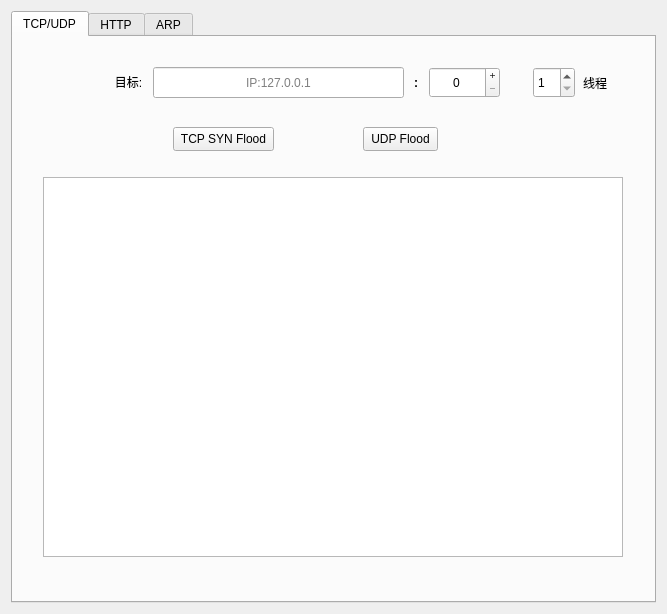
<?xml version="1.0" encoding="UTF-8"?>
<ui version="4.0">
 <class>Form</class>
 <widget class="QWidget" name="Form">
  <property name="enabled">
   <bool>true</bool>
  </property>
  <property name="geometry">
   <rect>
    <x>0</x>
    <y>0</y>
    <width>667</width>
    <height>614</height>
   </rect>
  </property>
  <property name="sizePolicy">
   <sizepolicy hsizetype="Preferred" vsizetype="Preferred">
    <horstretch>0</horstretch>
    <verstretch>0</verstretch>
   </sizepolicy>
  </property>
  <property name="mouseTracking">
   <bool>false</bool>
  </property>
  <property name="tabletTracking">
   <bool>false</bool>
  </property>
  <property name="focusPolicy">
   <enum>Qt::NoFocus</enum>
  </property>
  <property name="acceptDrops">
   <bool>false</bool>
  </property>
  <property name="windowTitle">
   <string>课设</string>
  </property>
  <property name="windowIcon">
   <iconset theme="applications-system"/>
  </property>
  <property name="autoFillBackground">
   <bool>false</bool>
  </property>
  <layout class="QVBoxLayout" name="verticalLayout">
   <item>
    <widget class="QTabWidget" name="tabWidget">
     <property name="sizePolicy">
      <sizepolicy hsizetype="Expanding" vsizetype="Expanding">
       <horstretch>0</horstretch>
       <verstretch>0</verstretch>
      </sizepolicy>
     </property>
     <property name="tabletTracking">
      <bool>false</bool>
     </property>
     <property name="toolTipDuration">
      <number>-1</number>
     </property>
     <property name="currentIndex">
      <number>0</number>
     </property>
     <property name="documentMode">
      <bool>false</bool>
     </property>
     <property name="tabsClosable">
      <bool>false</bool>
     </property>
     <property name="movable">
      <bool>true</bool>
     </property>
     <widget class="QWidget" name="tab">
      <property name="sizePolicy">
       <sizepolicy hsizetype="Expanding" vsizetype="Expanding">
        <horstretch>0</horstretch>
        <verstretch>0</verstretch>
       </sizepolicy>
      </property>
      <attribute name="title">
       <string>TCP/UDP</string>
      </attribute>
      <widget class="QLineEdit" name="lineEdit">
       <property name="geometry">
        <rect>
         <x>140</x>
         <y>30</y>
         <width>251</width>
         <height>31</height>
        </rect>
       </property>
       <property name="inputMask">
        <string/>
       </property>
       <property name="text">
        <string/>
       </property>
       <property name="alignment">
        <set>Qt::AlignCenter</set>
       </property>
       <property name="placeholderText">
        <string>IP:127.0.0.1</string>
       </property>
      </widget>
      <widget class="QLabel" name="label">
       <property name="geometry">
        <rect>
         <x>90</x>
         <y>30</y>
         <width>51</width>
         <height>31</height>
        </rect>
       </property>
       <property name="sizePolicy">
        <sizepolicy hsizetype="Expanding" vsizetype="Expanding">
         <horstretch>0</horstretch>
         <verstretch>0</verstretch>
        </sizepolicy>
       </property>
       <property name="font">
        <font>
         <bold>false</bold>
        </font>
       </property>
       <property name="focusPolicy">
        <enum>Qt::TabFocus</enum>
       </property>
       <property name="text">
        <string>目标:</string>
       </property>
       <property name="alignment">
        <set>Qt::AlignCenter</set>
       </property>
       <property name="wordWrap">
        <bool>false</bool>
       </property>
       <property name="margin">
        <number>0</number>
       </property>
       <property name="indent">
        <number>-1</number>
       </property>
      </widget>
      <widget class="QSpinBox" name="spinBox">
       <property name="geometry">
        <rect>
         <x>416</x>
         <y>30</y>
         <width>71</width>
         <height>31</height>
        </rect>
       </property>
       <property name="alignment">
        <set>Qt::AlignCenter</set>
       </property>
       <property name="buttonSymbols">
        <enum>QAbstractSpinBox::PlusMinus</enum>
       </property>
       <property name="specialValueText">
        <string notr="true" extracomment="port"/>
       </property>
       <property name="suffix">
        <string/>
       </property>
       <property name="prefix">
        <string/>
       </property>
       <property name="maximum">
        <number>65535</number>
       </property>
      </widget>
      <widget class="QLabel" name="label_2">
       <property name="geometry">
        <rect>
         <x>395</x>
         <y>30</y>
         <width>16</width>
         <height>31</height>
        </rect>
       </property>
       <property name="font">
        <font>
         <pointsize>9</pointsize>
         <bold>true</bold>
        </font>
       </property>
       <property name="text">
        <string>:</string>
       </property>
       <property name="alignment">
        <set>Qt::AlignCenter</set>
       </property>
      </widget>
      <widget class="QPushButton" name="pushButton">
       <property name="geometry">
        <rect>
         <x>160</x>
         <y>90</y>
         <width>101</width>
         <height>24</height>
        </rect>
       </property>
       <property name="text">
        <string>TCP SYN Flood</string>
       </property>
      </widget>
      <widget class="QPushButton" name="pushButton_2">
       <property name="geometry">
        <rect>
         <x>350</x>
         <y>90</y>
         <width>75</width>
         <height>24</height>
        </rect>
       </property>
       <property name="text">
        <string>UDP Flood</string>
       </property>
      </widget>
      <widget class="QTextBrowser" name="textBrowser">
       <property name="geometry">
        <rect>
         <x>30</x>
         <y>140</y>
         <width>580</width>
         <height>380</height>
        </rect>
       </property>
      </widget>
      <widget class="QSpinBox" name="spinBox_2">
       <property name="geometry">
        <rect>
         <x>520</x>
         <y>30</y>
         <width>42</width>
         <height>31</height>
        </rect>
       </property>
       <property name="minimum">
        <number>1</number>
       </property>
       <property name="maximum">
        <number>16</number>
       </property>
      </widget>
      <widget class="QLabel" name="label_8">
       <property name="geometry">
        <rect>
         <x>570</x>
         <y>30</y>
         <width>31</width>
         <height>31</height>
        </rect>
       </property>
       <property name="text">
        <string>线程</string>
       </property>
      </widget>
     </widget>
     <widget class="QWidget" name="tab_2">
      <attribute name="title">
       <string>HTTP</string>
      </attribute>
      <widget class="QLineEdit" name="lineEdit_2">
       <property name="geometry">
        <rect>
         <x>70</x>
         <y>30</y>
         <width>431</width>
         <height>31</height>
        </rect>
       </property>
      </widget>
      <widget class="QLabel" name="label_3">
       <property name="geometry">
        <rect>
         <x>40</x>
         <y>30</y>
         <width>31</width>
         <height>31</height>
        </rect>
       </property>
       <property name="text">
        <string>URL:</string>
       </property>
      </widget>
      <widget class="QPushButton" name="pushButton_3">
       <property name="geometry">
        <rect>
         <x>510</x>
         <y>30</y>
         <width>75</width>
         <height>31</height>
        </rect>
       </property>
       <property name="text">
        <string>开始攻击</string>
       </property>
      </widget>
      <widget class="QTextBrowser" name="textBrowser_2">
       <property name="geometry">
        <rect>
         <x>30</x>
         <y>80</y>
         <width>580</width>
         <height>440</height>
        </rect>
       </property>
      </widget>
     </widget>
     <widget class="QWidget" name="tab_3">
      <attribute name="title">
       <string>ARP</string>
      </attribute>
      <widget class="QPushButton" name="pushButton_4">
       <property name="geometry">
        <rect>
         <x>280</x>
         <y>230</y>
         <width>75</width>
         <height>24</height>
        </rect>
       </property>
       <property name="text">
        <string>启动</string>
       </property>
      </widget>
      <widget class="QTextBrowser" name="textBrowser_3">
       <property name="geometry">
        <rect>
         <x>30</x>
         <y>280</y>
         <width>580</width>
         <height>240</height>
        </rect>
       </property>
      </widget>
      <widget class="QWidget" name="layoutWidget">
       <property name="geometry">
        <rect>
         <x>150</x>
         <y>30</y>
         <width>331</width>
         <height>201</height>
        </rect>
       </property>
       <layout class="QVBoxLayout" name="verticalLayout_2">
        <property name="spacing">
         <number>0</number>
        </property>
        <item>
         <layout class="QHBoxLayout" name="horizontalLayout" stretch="10,50">
          <property name="spacing">
           <number>0</number>
          </property>
          <property name="leftMargin">
           <number>20</number>
          </property>
          <item>
           <widget class="QLabel" name="label_4">
            <property name="text">
             <string>网卡：</string>
            </property>
           </widget>
          </item>
          <item>
           <widget class="QComboBox" name="comboBox">
            <property name="editable">
             <bool>false</bool>
            </property>
            <property name="currentText">
             <string/>
            </property>
            <property name="currentIndex">
             <number>-1</number>
            </property>
            <property name="placeholderText">
             <string>请选择网卡</string>
            </property>
            <property name="modelColumn">
             <number>0</number>
            </property>
           </widget>
          </item>
         </layout>
        </item>
        <item>
         <layout class="QHBoxLayout" name="horizontalLayout_4" stretch="10,40">
          <property name="spacing">
           <number>0</number>
          </property>
          <property name="leftMargin">
           <number>10</number>
          </property>
          <item>
           <widget class="QLabel" name="label_7">
            <property name="text">
             <string>攻击方式:</string>
            </property>
           </widget>
          </item>
          <item>
           <widget class="QComboBox" name="comboBox_2">
            <property name="placeholderText">
             <string>请选择攻击模式</string>
            </property>
           </widget>
          </item>
         </layout>
        </item>
        <item>
         <layout class="QHBoxLayout" name="horizontalLayout_2" stretch="10,50">
          <property name="spacing">
           <number>0</number>
          </property>
          <property name="leftMargin">
           <number>20</number>
          </property>
          <item>
           <widget class="QLabel" name="label_5">
            <property name="text">
             <string>攻击：</string>
            </property>
           </widget>
          </item>
          <item>
           <widget class="QComboBox" name="comboBox_3">
            <property name="editable">
             <bool>true</bool>
            </property>
           </widget>
          </item>
         </layout>
        </item>
        <item>
         <layout class="QHBoxLayout" name="horizontalLayout_3" stretch="10,50">
          <property name="spacing">
           <number>0</number>
          </property>
          <property name="leftMargin">
           <number>20</number>
          </property>
          <item>
           <widget class="QLabel" name="label_6">
            <property name="text">
             <string>冒充：</string>
            </property>
           </widget>
          </item>
          <item>
           <widget class="QComboBox" name="comboBox_4">
            <property name="editable">
             <bool>true</bool>
            </property>
           </widget>
          </item>
         </layout>
        </item>
       </layout>
      </widget>
     </widget>
    </widget>
   </item>
  </layout>
 </widget>
 <resources/>
 <connections/>
</ui>
